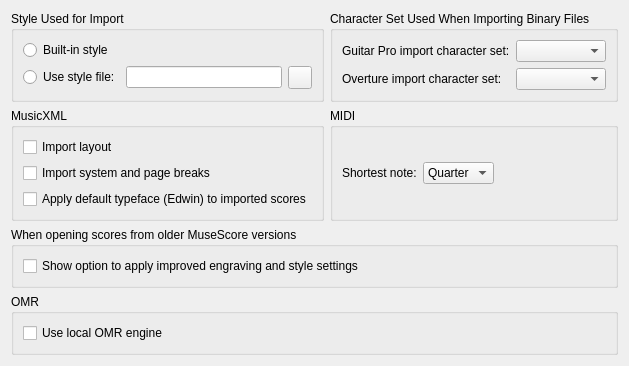
     <widget class="QWidget" name="tabImport">
      <property name="accessibleName">
       <string>Import tab</string>
      </property>
      <attribute name="title">
       <string>Import</string>
      </attribute>
      <layout class="QGridLayout" name="gridLayout_16">
       <item row="2" column="0">
        <widget class="QGroupBox" name="MusicXML">
         <property name="sizePolicy">
          <sizepolicy hsizetype="Preferred" vsizetype="Preferred">
           <horstretch>0</horstretch>
           <verstretch>0</verstretch>
          </sizepolicy>
         </property>
         <property name="accessibleName">
          <string notr="true">MusicXML</string>
         </property>
         <property name="title">
          <string notr="true">MusicXML</string>
         </property>
         <layout class="QVBoxLayout" name="verticalLayout_13">
          <item>
           <widget class="QCheckBox" name="importLayout">
            <property name="text">
             <string>Import layout</string>
            </property>
           </widget>
          </item>
          <item>
           <widget class="QCheckBox" name="importBreaks">
            <property name="text">
             <string>Import system and page breaks</string>
            </property>
           </widget>
          </item>
          <item>
           <widget class="QCheckBox" name="applyDefaultTypeFaceToImportedScores">
            <property name="text">
             <string>Apply default typeface (Edwin) to imported scores</string>
            </property>
           </widget>
          </item>
         </layout>
        </widget>
       </item>
       <item row="0" column="0">
        <widget class="QGroupBox" name="styleUsedForImport">
         <property name="title">
          <string>Style Used for Import</string>
         </property>
         <layout class="QGridLayout" name="gridLayout8">
          <item row="1" column="2">
           <widget class="QToolButton" name="styleFileButton">
            <property name="accessibleName">
             <string>Choose style</string>
            </property>
            <property name="accessibleDescription">
             <string>Opens a file dialog for selecting a style file</string>
            </property>
            <property name="text">
             <string notr="true"/>
            </property>
            <property name="icon">
             <iconset resource="musescore.qrc">
              <normaloff>:/data/icons/document-open.svg</normaloff>:/data/icons/document-open.svg</iconset>
            </property>
           </widget>
          </item>
          <item row="1" column="0">
           <widget class="QRadioButton" name="useImportStyleFile">
            <property name="text">
             <string>Use style file:</string>
            </property>
           </widget>
          </item>
          <item row="1" column="1">
           <widget class="QLineEdit" name="importStyleFile">
            <property name="accessibleName">
             <string>Use style file</string>
            </property>
            <property name="accessibleDescription">
             <string>Insert path to style file</string>
            </property>
           </widget>
          </item>
          <item row="0" column="0" colspan="3">
           <widget class="QRadioButton" name="useImportBuiltinStyle">
            <property name="text">
             <string>Built-in style</string>
            </property>
           </widget>
          </item>
         </layout>
        </widget>
       </item>
       <item row="2" column="1">
        <widget class="QGroupBox" name="MIDI">
         <property name="accessibleName">
          <string notr="true">MIDI</string>
         </property>
         <property name="title">
          <string notr="true">MIDI</string>
         </property>
         <layout class="QHBoxLayout" name="horizontalLayout_10">
          <item>
           <widget class="QLabel" name="label_shortestNote">
            <property name="text">
             <string>Shortest note:</string>
            </property>
           </widget>
          </item>
          <item>
           <widget class="QComboBox" name="shortestNote">
            <property name="accessibleName">
             <string>Shortest note</string>
            </property>
            <property name="accessibleDescription">
             <string>Choose the shortest note value</string>
            </property>
            <property name="currentIndex">
             <number>0</number>
            </property>
            <item>
             <property name="text">
              <string>Quarter</string>
             </property>
            </item>
            <item>
             <property name="text">
              <string>Eighth</string>
             </property>
            </item>
            <item>
             <property name="text">
              <string>16th</string>
             </property>
            </item>
            <item>
             <property name="text">
              <string>32nd</string>
             </property>
            </item>
            <item>
             <property name="text">
              <string>64th</string>
             </property>
            </item>
            <item>
             <property name="text">
              <string>128th</string>
             </property>
            </item>
            <item>
             <property name="text">
              <string>256th</string>
             </property>
            </item>
            <item>
             <property name="text">
              <string>512th</string>
             </property>
            </item>
            <item>
             <property name="text">
              <string>1024th</string>
             </property>
            </item>
           </widget>
          </item>
          <item>
           <spacer name="horizontalSpacer_16">
            <property name="orientation">
             <enum>Qt::Horizontal</enum>
            </property>
            <property name="sizeHint" stdset="0">
             <size>
              <width>0</width>
              <height>0</height>
             </size>
            </property>
           </spacer>
          </item>
         </layout>
        </widget>
       </item>
       <item row="0" column="1">
        <widget class="QGroupBox" name="characterSetUsedWhenImportingBinaryFiles">
         <property name="title">
          <string>Character Set Used When Importing Binary Files</string>
         </property>
         <layout class="QFormLayout" name="formLayout_2">
          <item row="0" column="0">
           <widget class="QLabel" name="label_guitarProImportCharacterSet">
            <property name="text">
             <string>Guitar Pro import character set:</string>
            </property>
           </widget>
          </item>
          <item row="0" column="1">
           <widget class="QComboBox" name="importCharsetListGP">
            <property name="accessibleName">
             <string>Guitar Pro import character set</string>
            </property>
            <property name="accessibleDescription">
             <string>Choose Guitar Pro import character set</string>
            </property>
           </widget>
          </item>
          <item row="1" column="0">
           <widget class="QLabel" name="label_overtureImportCharacterSet">
            <property name="text">
             <string>Overture import character set:</string>
            </property>
           </widget>
          </item>
          <item row="1" column="1">
           <widget class="QComboBox" name="importCharsetListOve">
            <property name="accessibleName">
             <string>Overture import character set</string>
            </property>
            <property name="accessibleDescription">
             <string>Choose Overture import character set</string>
            </property>
           </widget>
          </item>
         </layout>
        </widget>
       </item>
       <item row="6" column="0" colspan="2">
        <widget class="QGroupBox" name="groupBox_omr">
         <property name="title">
          <string>OMR</string>
         </property>
         <layout class="QGridLayout" name="gridLayout_omr">
          <item row="0" column="0">
           <widget class="QCheckBox" name="useLocalAvsOmr">
            <property name="text">
             <string>Use local OMR engine</string>
            </property>
           </widget>
          </item>
         </layout>
        </widget>
       </item>
       <item row="5" column="0" colspan="2">
        <widget class="QGroupBox" name="groupBox_scoreMigration">
         <property name="title">
          <string>When opening scores from older MuseScore versions</string>
         </property>
         <layout class="QGridLayout" name="gridScoreMigration">
          <item row="0" column="0">
           <widget class="QCheckBox" name="scoreMigrationEnabled">
            <property name="text">
             <string>Show option to apply improved engraving and style settings</string>
            </property>
           </widget>
          </item>
         </layout>
        </widget>
       </item>
       <item row="7" column="0" colspan="2">
        <spacer>
         <property name="orientation">
          <enum>Qt::Vertical</enum>
         </property>
         <property name="sizeHint" stdset="0">
          <size>
           <width>0</width>
           <height>0</height>
          </size>
         </property>
        </spacer>
       </item>
      </layout>
     </widget>
